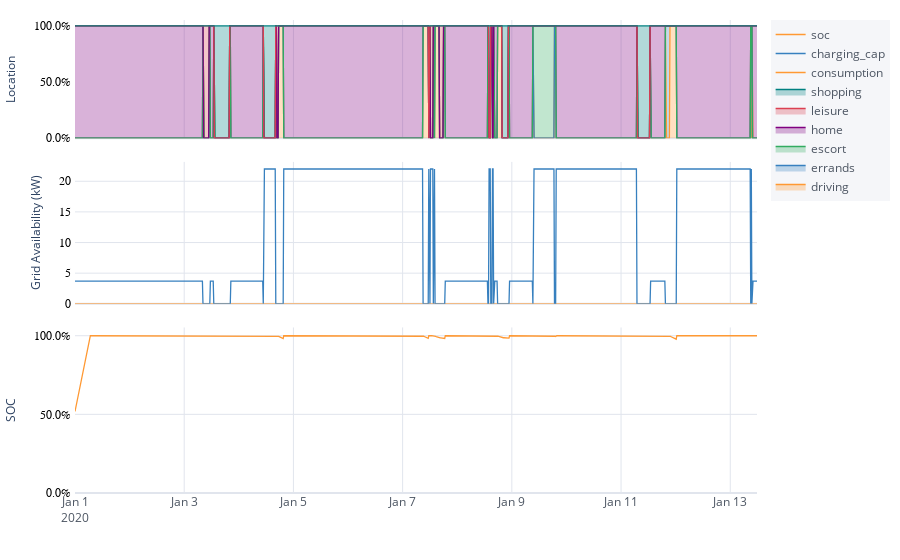

The code cell stored with this chart in its notebook:
### Code cell
fig_availability = PLT.sgplot_ga(ga["name"], rng=None, to_html=False, path=None)
fig_availability

### Figure 1 — Plotly figure (JSON) as saved in the notebook; plotly's stock layout.template omitted (floating-point values rounded to 4 significant figures; data arrays with more than 128 entries replaced by an {"elided": "..."} marker saying what was removed)
{"data": [{"fill": "tonexty", "fillcolor": "rgba(255, 153, 51, 0.3)", "line": {"color": "rgba(255, 153, 51, 1.0)", "dash": "solid", "shape": "linear", "width": 1.3}, "mode": "lines", "name": "driving", "text": "", "type": "scatter", "x": {"elided": "1200 str values"}, "xaxis": "x", "y": {"elided": "1200 int values"}, "yaxis": "y"}, {"fill": "tonexty", "fillcolor": "rgba(55, 128, 191, 0.3)", "line": {"color": "rgba(55, 128, 191, 1.0)", "dash": "solid", "shape": "linear", "width": 1.3}, "mode": "lines", "name": "errands", "text": "", "type": "scatter", "x": {"elided": "1200 str values"}, "xaxis": "x", "y": {"elided": "1200 int values"}, "yaxis": "y"}, {"fill": "tonexty", "fillcolor": "rgba(50, 171, 96, 0.3)", "line": {"color": "rgba(50, 171, 96, 1.0)", "dash": "solid", "shape": "linear", "width": 1.3}, "mode": "lines", "name": "escort", "text": "", "type": "scatter", "x": {"elided": "1200 str values"}, "xaxis": "x", "y": {"elided": "1200 int values"}, "yaxis": "y"}, {"fill": "tonexty", "fillcolor": "rgba(128, 0, 128, 0.3)", "line": {"color": "rgba(128, 0, 128, 1.0)", "dash": "solid", "shape": "linear", "width": 1.3}, "mode": "lines", "name": "home", "text": "", "type": "scatter", "x": {"elided": "1200 str values"}, "xaxis": "x", "y": {"elided": "1200 int values"}, "yaxis": "y"}, {"fill": "tonexty", "fillcolor": "rgba(219, 64, 82, 0.3)", "line": {"color": "rgba(219, 64, 82, 1.0)", "dash": "solid", "shape": "linear", "width": 1.3}, "mode": "lines", "name": "leisure", "text": "", "type": "scatter", "x": {"elided": "1200 str values"}, "xaxis": "x", "y": {"elided": "1200 int values"}, "yaxis": "y"}, {"fill": "tonexty", "fillcolor": "rgba(0, 128, 128, 0.3)", "line": {"color": "rgba(0, 128, 128, 1.0)", "dash": "solid", "shape": "linear", "width": 1.3}, "mode": "lines", "name": "shopping", "text": "", "type": "scatter", "x": {"elided": "1200 str values"}, "xaxis": "x", "y": {"elided": "1200 int values"}, "yaxis": "y"}, {"line": {"color": "rgba(255, 153, 51, 1.0)", "dash": "solid", "shape": "linear", "width": 1.3}, "mode": "lines", "name": "consumption", "text": "", "type": "scatter", "x": {"elided": "1200 str values"}, "xaxis": "x2", "y": {"elided": "1200 float values"}, "yaxis": "y2"}, {"line": {"color": "rgba(55, 128, 191, 1.0)", "dash": "solid", "shape": "linear", "width": 1.3}, "mode": "lines", "name": "charging_cap", "text": "", "type": "scatter", "x": {"elided": "1200 str values"}, "xaxis": "x2", "y": {"elided": "1200 float values"}, "yaxis": "y2"}, {"line": {"color": "rgba(255, 153, 51, 1.0)", "dash": "solid", "shape": "linear", "width": 1.3}, "mode": "lines", "name": "soc", "text": "", "type": "scatter", "x": {"elided": "1200 str values"}, "xaxis": "x3", "y": {"elided": "1200 float values"}, "yaxis": "y3"}], "layout": {"legend": {"bgcolor": "#F5F6F9", "font": {"color": "#4D5663"}}, "margin": {"b": 10, "l": 10, "pad": 0, "r": 10, "t": 20}, "paper_bgcolor": "white", "plot_bgcolor": "white", "title": {"font": {"color": "#4D5663"}}, "xaxis": {"anchor": "y", "domain": [0, 1], "gridcolor": "#E1E5ED", "matches": "x3", "showgrid": true, "showticklabels": false, "tickfont": {"color": "black", "family": "Arial, sans-serif", "size": 13}, "title": {"font": {"color": "#4D5663"}, "text": ""}, "zerolinecolor": "#E1E5ED"}, "xaxis2": {"anchor": "y2", "domain": [0, 1], "gridcolor": "#E1E5ED", "matches": "x3", "showgrid": true, "showticklabels": false, "tickfont": {"color": "#4D5663"}, "title": {"font": {"color": "#4D5663"}, "text": ""}, "zerolinecolor": "#E1E5ED"}, "xaxis3": {"anchor": "y3", "domain": [0, 1], "gridcolor": "#E1E5ED", "showgrid": true, "tickfont": {"color": "#4D5663"}, "title": {"font": {"color": "#4D5663"}, "text": ""}, "zerolinecolor": "#E1E5ED"}, "yaxis": {"anchor": "x", "domain": [0.75, 1], "gridcolor": "#E1E5ED", "linewidth": 2, "rangemode": "tozero", "showgrid": false, "showline": true, "tickfont": {"color": "black", "family": "Arial, sans-serif", "size": 12}, "tickformat": ".1%", "title": {"font": {"size": 12}, "text": "Location"}, "zeroline": true, "zerolinecolor": "#E1E5ED"}, "yaxis2": {"anchor": "x2", "domain": [0.4, 0.7], "gridcolor": "#E1E5ED", "linewidth": 2, "rangemode": "tozero", "showgrid": true, "showline": true, "tickfont": {"color": "black", "family": "Arial, sans-serif", "size": 12}, "title": {"font": {"size": 12}, "text": "Grid Availability (kW)"}, "zerolinecolor": "#E1E5ED"}, "yaxis3": {"anchor": "x3", "domain": [0, 0.35], "gridcolor": "#E1E5ED", "linewidth": 2, "rangemode": "tozero", "showgrid": true, "showline": true, "tickfont": {"color": "black", "family": "Arial, sans-serif", "size": 12}, "tickformat": ".1%", "title": {"font": {"size": 12}, "text": "SOC"}, "zerolinecolor": "#E1E5ED"}}}
